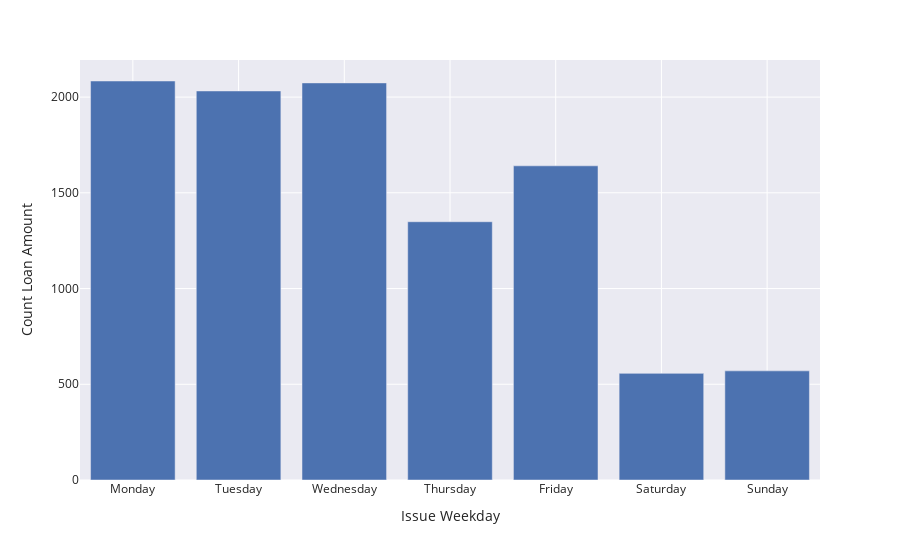

Source (notebook cell):
### Markdown cell above
<details>
  <summary>Double-click this markdown to show additional enhancement features</summary>
  
```python
    title='Distribution of Loans by Day of the Week',
    labels={
        'value':'Number of Loans',
        'issue_weekday':'Day of the Week'
	},
    template='seaborn'
```

</details>

### Code cell
# code here
px.bar(
    loan_day_count,
    category_orders={
        'issue_weekday':['Monday','Tuesday','Wednesday','Thursday','Friday','Saturday','Sunday']
    },
    labels={
        'issue_weekday':'Issue Weekday',
        'value':'Count Loan Amount',
        'variable':'Loan Amount'
        
    },
    template='seaborn'
).update_layout(showlegend=False)

### Figure 1 — Plotly figure (JSON) as saved in the notebook; plotly's stock layout.template omitted (floating-point values rounded to 4 significant figures)
{"data": [{"alignmentgroup": "True", "hovertemplate": "Loan Amount=loan_amount<br>Issue Weekday=%{x}<br>Count Loan Amount=%{y}<extra></extra>", "legendgroup": "loan_amount", "marker": {"color": "rgb(76,114,176)", "pattern": {"shape": ""}}, "name": "loan_amount", "offsetgroup": "loan_amount", "orientation": "v", "showlegend": true, "textposition": "auto", "type": "bar", "x": ["Friday", "Monday", "Saturday", "Sunday", "Thursday", "Tuesday", "Wednesday"], "xaxis": "x", "y": [1641, 2084, 557, 570, 1349, 2032, 2074], "yaxis": "y"}], "layout": {"autosize": true, "barmode": "relative", "legend": {"title": {"text": "Loan Amount"}, "tracegroupgap": 0}, "margin": {"t": 60}, "showlegend": false, "xaxis": {"anchor": "y", "autorange": true, "categoryarray": ["Monday", "Tuesday", "Wednesday", "Thursday", "Friday", "Saturday", "Sunday"], "categoryorder": "array", "domain": [0, 1], "range": [-0.5, 6.5], "title": {"text": "Issue Weekday"}, "type": "category"}, "yaxis": {"anchor": "x", "autorange": true, "domain": [0, 1], "range": [0, 2194.0], "title": {"text": "Count Loan Amount"}, "type": "linear"}}}
